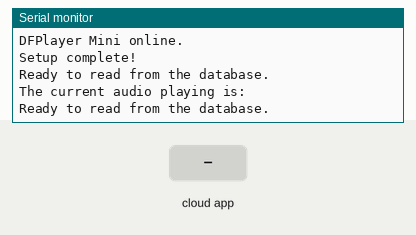
A sketch run on a simulated ESP32. On the bench: the last lines printed to the serial monitor. The inputs (shaded band) are chosen by the test bench. WiFi joins after 1.5 s; servers stay silent unless stated; the audio player accepts every command and is not drawn; the Firebase database answers and starts empty.

Above: at 3.2 s.
3.3 s: the phone or cloud app sets audioPlaying to 0
At 4.1 s:
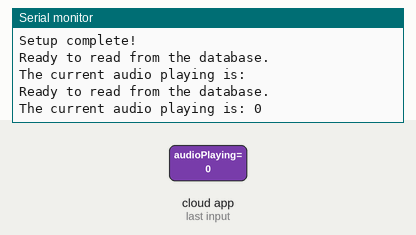
4.8 s: the phone or cloud app sets audioPlaying to 1
At 5.9 s:
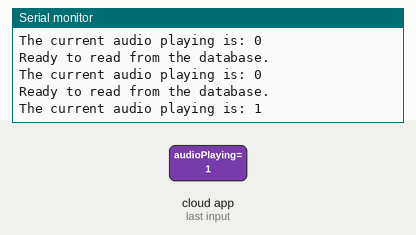

The sketch:

test-audio-play.ino
```cpp
// Libraries
#include <Arduino.h>
// Wifi
#include <WiFi.h>
#include <Firebase_ESP_Client.h>
#include "addons/TokenHelper.h"
#include "addons/RTDBHelper.h"
// // Time
// #include "time.h"

// Audio
#include "DFRobotDFPlayerMini.h"
#define FPSerial Serial1
DFRobotDFPlayerMini myDFPlayer;

// Network credentials
#define WIFI_SSID "NEW"
#define WIFI_PASSWORD "darksideofthedarkvader"

// Firebase credentials
#define API_KEY "AIzaSyCYMkG_fXoxCRsKImpuWSHvSOZq_zv1fJU"
#define DATABASE_URL "https://teddycare-12aaf-default-rtdb.asia-southeast1.firebasedatabase.app"

// Firebase
FirebaseData fbdo;
FirebaseAuth auth;
FirebaseConfig config;

// Firebase variables
unsigned long sendDataPrevMillis = 0;
bool signupOK = false;

// Variables
String currentAudio = "";
String lastAudio = "None";
unsigned int playIndex = -1;
bool audioFinished = false;


void setup() {
  // put your setup code here, to run once:

  // Initialize sound
  FPSerial.begin(9600, SERIAL_8N1, /*rx =*/27, /*tx =*/26);   // Start sound player

  // Initialize serial communication
  Serial.begin(115200);

  // Wi-Fi
  WiFi.begin(WIFI_SSID, WIFI_PASSWORD);
  Serial.print("Connecting to Wi-Fi");
  while (WiFi.status() != WL_CONNECTED){
    Serial.print(".");
    delay(300);
  }

  // Printing for Wi-Fi connection
  Serial.println();
  Serial.print("Connected with IP: ");
  Serial.println(WiFi.localIP());
  Serial.println();

  // Accessing Firebase
  config.api_key = API_KEY;
  config.database_url = DATABASE_URL;
  if (Firebase.signUp(&config, &auth, "", "")){
    Serial.println("ok");
    signupOK = true;
  }
  else {
    Serial.printf("%s\n", config.signer.signupError.message.c_str());
  }

  // Firebase connection
  config.token_status_callback = tokenStatusCallback;
  Firebase.begin(&config, &auth);
  Firebase.reconnectWiFi(true);

  // Sound
  Serial.println(F("Initializing DFPlayer ... (May take 3~5 seconds)"));

  if (!myDFPlayer.begin(FPSerial, /*isACK = */true, /*doReset = */true)) {
    Serial.println(F("Unable to begin:"));
    Serial.println(F("1.Please recheck the connection!"));
    Serial.println(F("2.Please insert the SD card!"));
    while(true){
      delay(0);
    }
  }
  Serial.println(F("DFPlayer Mini online."));

  Serial.println("Setup complete!");
}

void loop() {
  // put your main code here, to run repeatedly:
  if (Firebase.ready() && signupOK && (millis() - sendDataPrevMillis > 1000 || sendDataPrevMillis == 0)) {
    sendDataPrevMillis = millis();
    Serial.println("Ready to read from the database.");

    if (Firebase.RTDB.getString(&fbdo, "/speaker/audioPlaying")) {
      if (fbdo.dataType() == "string") {
        currentAudio = fbdo.stringData();
        Serial.print("The current audio playing is: ");
        Serial.print(currentAudio);
        Serial.println();
      }
    } else {
      Serial.println("FAILED: " + fbdo.errorReason());
    }

        // Find index based on audio to play
    if (currentAudio == "gs://teddycare-12aaf.appspot.com/lullaby.wav") {
      playIndex = 3;
    } else if (currentAudio == "gs://teddycare-12aaf.appspot.com/lullaby2.wav") {
      playIndex = 4;
    } else if (currentAudio == "gs://teddycare-12aaf.appspot.com/lullaby3.wav") {
      playIndex = 5;
    } else {
      playIndex = 0; // No audio playing!
    }
  }

  // Play audio
  if (currentAudio != lastAudio) {  // Play if different from last audio playing
    if (playIndex > 0) {
      Serial.print("Playing audio index: ");
      Serial.println(playIndex);
      myDFPlayer.play(playIndex);  // Play file
      audioFinished = false;  // Reset audio finished flag
    }
    lastAudio = currentAudio;
  }

  // Check if audio finished playing
  if (myDFPlayer.available() && playIndex > 0) {
    if (!audioFinished) {
      Serial.println("Audio finished playing.");
      audioFinished = true;
      currentAudio = "";  // Reset current audio

      // Clear the audioPlaying field in Firebase
      if (Firebase.RTDB.setString(&fbdo, "/speaker/audioPlaying", "0")) {
        Serial.println("Cleared audioPlaying field in Firebase.");
      } else {
        Serial.println("Failed to clear audioPlaying field in Firebase: " + fbdo.errorReason());
      }
    }
  }

  delay(1000);  // Delay between readings
}
```

Measured:
- after the input at 3.3 s, the serial monitor: prints a new line at once (image 1)
- after the input at 4.8 s, the serial monitor: prints a new line after 0.81 s (image 2)
